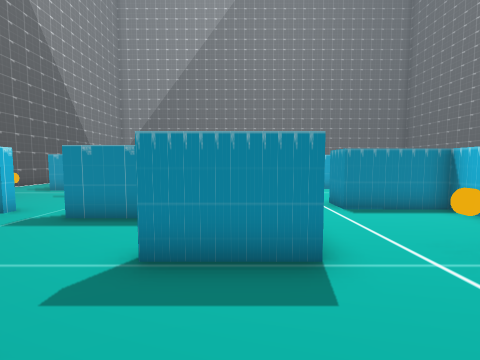
[1] (above)

24 first-person views from a walk through a 3-D level made in the Unity game engine. The camera is 1.3 m above the floor, tilts 4° down and sees 90° across. The floor is counted in squares, 1 m on a side. Each view is taken from the middle of a square. On the plan, view 1 faces up. The plan holds only what a view shows up to about 12 squares ahead; the rest is blank. The player character is not drawn. Some animated figures are not drawn.

[2]
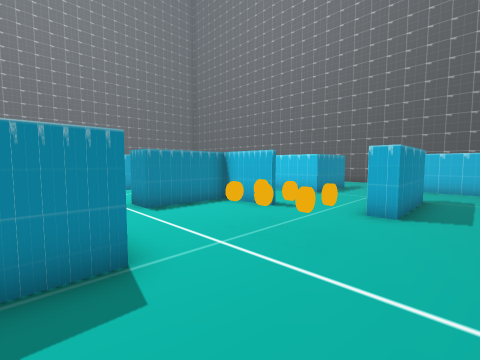

[3]
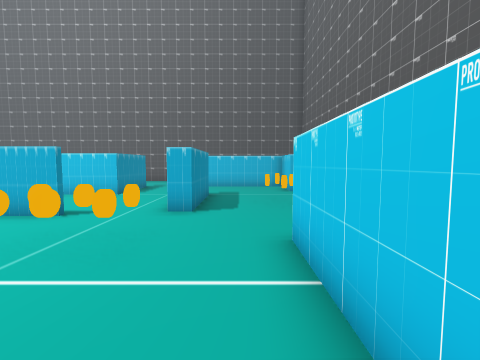

[4]
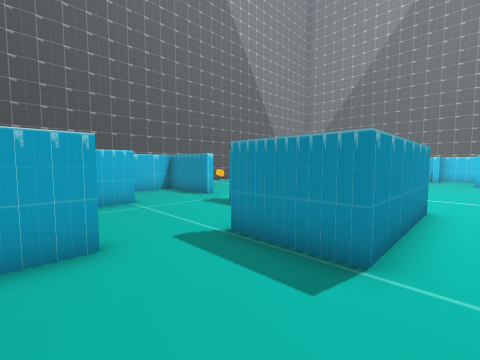

[5]
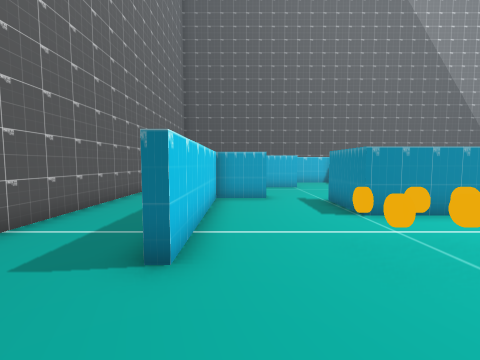

[6]
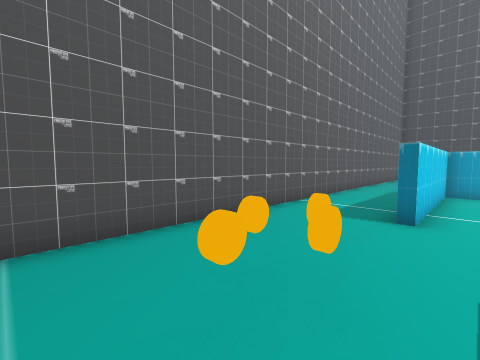

[7]
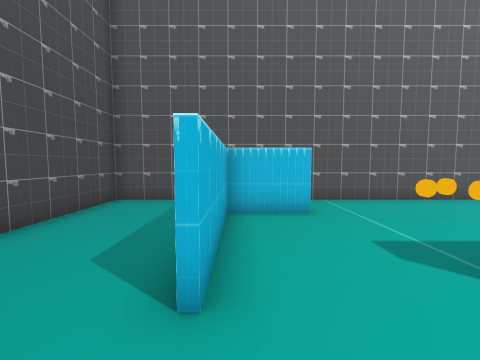

[8]
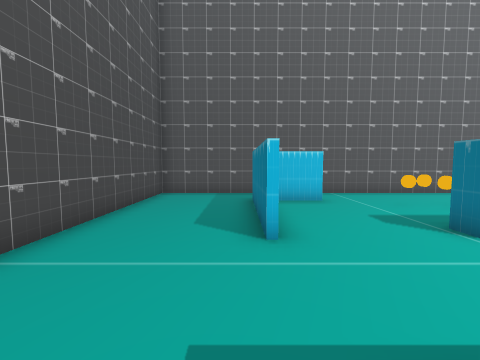

[9]
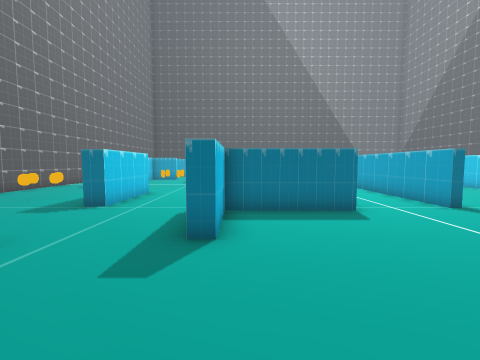

[10]
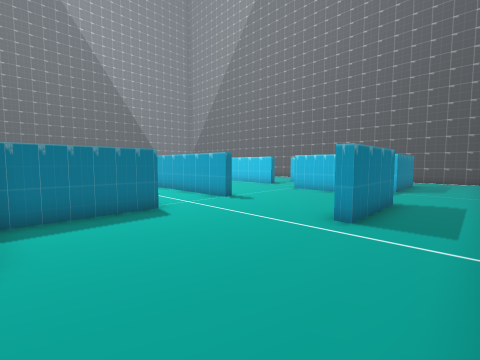

[11]
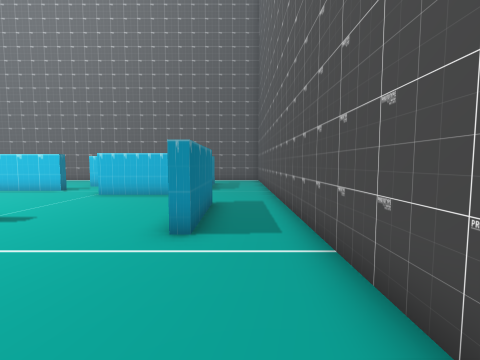

[12]
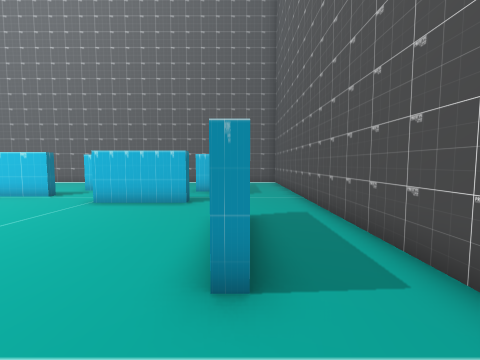

[13]
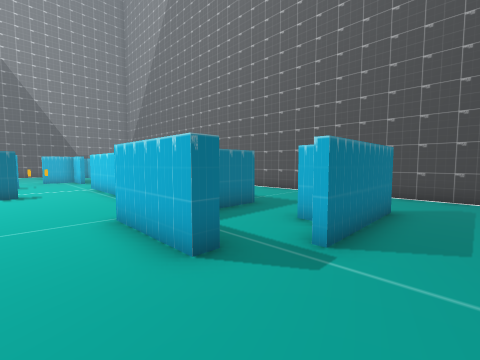

[14]
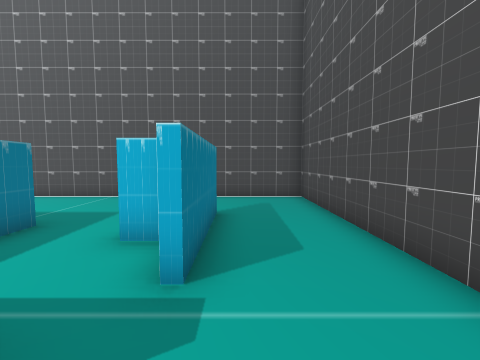

[15]
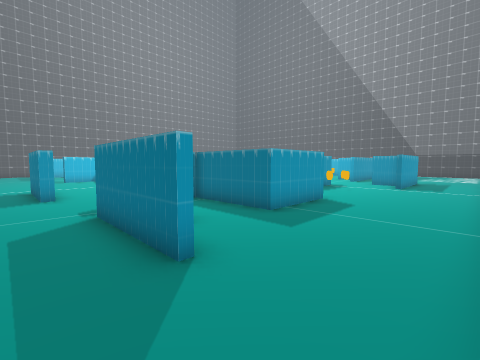

[16]
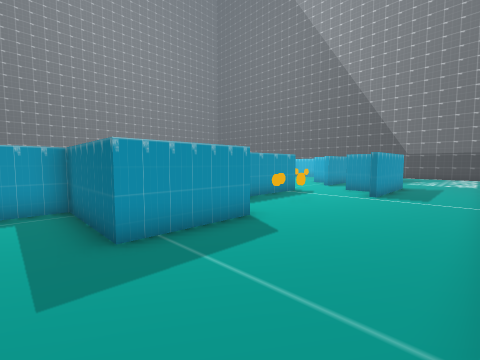

[17]
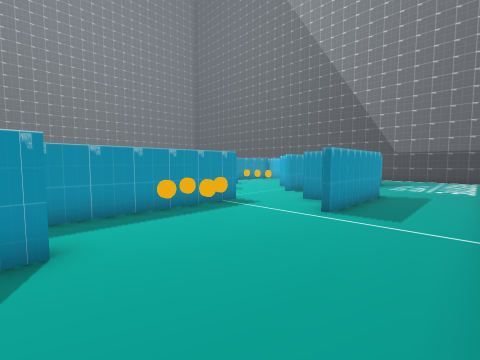

[18]
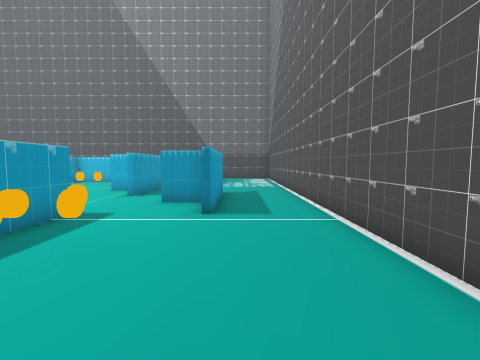

[19]
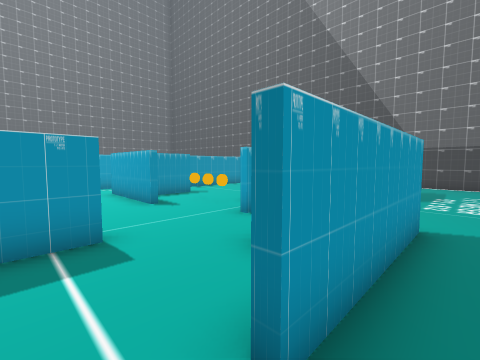

[20]
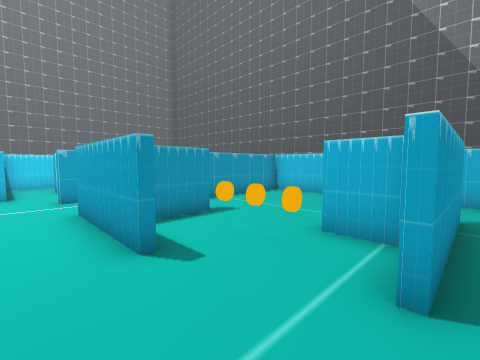

[21]
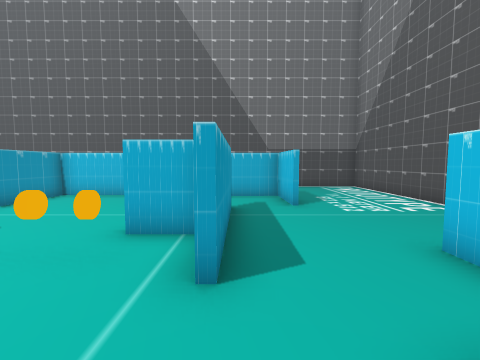

[22]
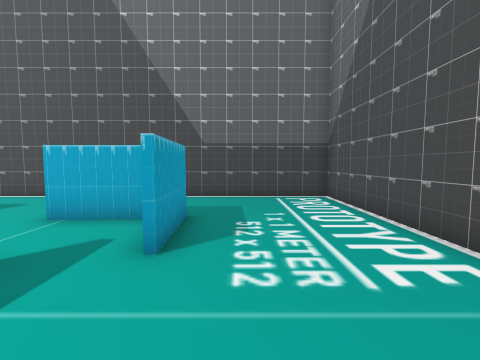

[23]
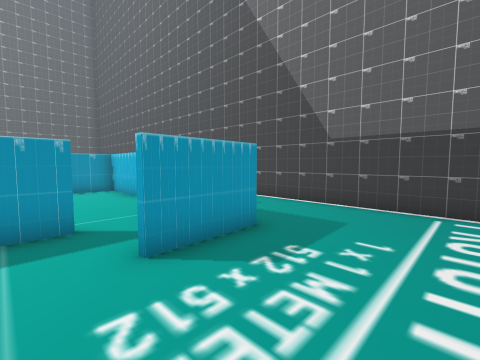

[24]
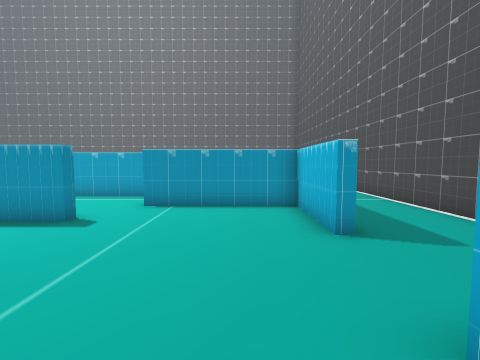

### Floor plan
Points are (right, up) in squares from view 1. A wall is a line through its corners. A room is listed if a view was taken in it or the views show most of it. See-through windows are left out.
Room 1 (views 1, 2, 3, 4)
walls: (5.9, 4.4) (5.9, 6.7) (2.9, 6.7) (3, 7.9); (6.4, 1.3) (6.4, 2); (1.1, 7.8) (1.1, 3.1) (-1.4, 3.1); (-1.9, 1) (-1.9, -0.9) (4.1, -0.9)
ways out: opening at (-1.5, 1.5) to room 2; opening at (5.6, 2) to room 2; opening at (2, 7) to room 4
objects: other object (3, 2); other object (3, 3); other object (4, 2); other object (4, 3)
Room 2 (views 5, 6, 7, 8, 9, 10, 11, 12, 13, 14, 15, 16, 17, 18, 19, 22, 23, 24)
walls: (4.2, 15.5) (4.2, 14.9); (10.1, 12.5) (10.1, 12.1) (7.4, 12.1); (1.8, 18.7) (7.6, 18.7) (7.6, 18.3) (3.4, 18.3); (10.5, 9.2) (10.5, 5.6) (13, 5.6) (13, 5); (8, 20.4) (7.5, 20.4); (-3.1, 13.2) (-3.1, 13.7); (7.5, 20.9) (10.7, 20.9); (13.2, 17.4) (13.2, 16.8) (10.1, 16.8); (14.6, 14.7) (15.1, 14.7) (15.1, 11.3) (14.6, 11.3); (-2.4, 5.6) (-4.1, 5.6); (12.1, 5.1) (9.9, 5.1) (9.9, 7.4); (6.4, 2) (9.8, 2) (9.8, 1.3) (6.4, 1.3); (-1.9, 22) (-2.6, 22); (-2.6, 22.2) (2, 22.2); (-6, 18.7) (-1.5, 18.7); (-6.1, 6.6) (-6.1, 6.2) (-9.1, 6.2) (-9.1, 4.2); (14.4, 22.2) (14.4, 18.4); (17.4, 8.4) (17.4, 25.5) (13.6, 25.5); (-8.4, 11.3) (-9.1, 11.3); (10.2, 25.5) (-3.9, 25.5); (-6.3, 20.6) (-8.6, 20.5) (-8.4, 17.5); (13.5, 2) (13.5, -2.2); (-9.1, 14.7) (-8.7, 14.7) (-8.7, 11.8) (-4, 11.8); (-5.9, 3.1) (-5.9, 2); (-8.9, 20.7) (-6.3, 20.8); (11, -2.3) (13.3, -2.3) (13.3, 2); (-6.4, 25.5) (-12.5, 25.5) (-12.5, 17.5); (-12.5, 14.4) (-12.5, 7.8); (13.4, -4.5) (17.4, -4.5) (17.4, 2.6); (-4, -4.5) (10.5, -4.5)
ways out: opening at (-1.5, 1.5) to room 1; opening at (5.6, 2) to room 1; opening at (-3, 15.5) to room 3; opening at (-2, 20.5) to room 3; opening at (2, 20.5) to room 3; opening at (-0.5, 8.5) to room 4; opening at (4, 16.5) to room 4; opening at (7.5, 9.5) to room 4; opening at (-1, 4.5) to room 5; opening at (0, 6) to room 5; opening at (12, 21) to room 6; opening at (13, 18) to room 6; opening at (-4.5, 13.5)
objects: other object (4, 20); other object (5, 20); other object (5, 21); other object (7, -1); other object (8, -2); other object (8, -1); other object (9, -1)
Room 3 (views 20, 21)
walls: (-3.3, 18.3) (-3.3, 16.9); (0.1, 21.8) (0.1, 20.4); (-3.1, 13.7) (-1.5, 13.7)
ways out: opening at (-3, 15.5) to room 2; opening at (-2, 20.5) to room 2; opening at (2, 20.5) to room 2; opening at (1, 17) to room 4
objects: other object (-2, 15); other object (-2, 16); other object (-2, 17)
Room 4 (no view inside)
walls: (7.4, 12.1) (4.2, 12.1); (-0.3, 15.8) (-0.3, 11.9); (3.4, 18.3) (2.2, 18.3)
ways out: opening at (2, 7) to room 1; opening at (-0.5, 8.5) to room 2; opening at (4, 16.5) to room 2; opening at (7.5, 9.5) to room 2; opening at (1, 17) to room 3; opening at (0, 11)
Room 5 (no view inside)
walls: (-0.7, 6.2) (-0.7, 5.6); (-0.5, 3.4) (0.9, 3.4)
ways out: opening at (-1, 4.5) to room 2; opening at (0, 6) to room 2
Room 6 (no view inside)
walls: (13.7, 19.9) (12.9, 19.9); (10.7, 20.9) (10.7, 17.3) (12.1, 17.3)
ways out: opening at (12, 21) to room 2; opening at (13, 18) to room 2

Where each view was taken, in squares from view 1:
view 1: 0 up, 0 right, facing up
view 2: 0 up, 0 right, facing up-right
view 3: 0 up, 0 right, facing right
view 4: 0 up, 2 right, facing up-left
view 5: 0 up, 7 right, facing left
view 6: 0 up, 10 right, facing down-left
view 7: 4 up, 13 right, facing down
view 8: 6 up, 14 right, facing down
view 9: 6 up, 17 right, facing left
view 10: 6 up, 17 right, facing up-left
view 11: 7 up, 16 right, facing up
view 12: 9 up, 15 right, facing up
view 13: 15 up, 16 right, facing up-left
view 14: 16 up, 15 right, facing up
view 15: 25 up, 16 right, facing down-left
view 16: 25 up, 12 right, facing down-left
view 17: 25 up, 8 right, facing down-left
view 18: 23 up, 8 right, facing left
view 19: 23 up, 3 right, facing down-left
view 20: 19 up, 1 right, facing down-left
view 21: 19 up, 1 right, facing left
view 22: 22 up, 3 left, facing left
view 23: 24 up, 5 left, facing down-left
view 24: 19 up, 7 left, facing down
